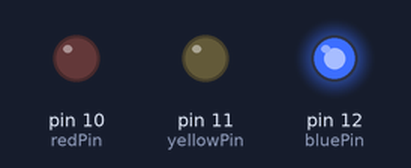
Recording of a sketch running on a simulated Arduino Uno, built with avr-gcc and run on an emulated ATmega328P. On the bench: output pins drawn as LEDs (lit = HIGH).

Above: at 2.5 s.
At 5.2 s:
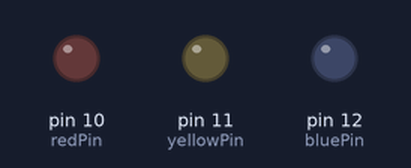
At 6.7 s:
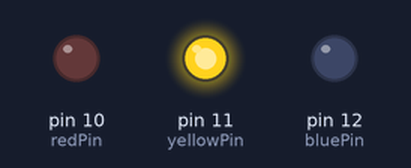
At 11.0 s:
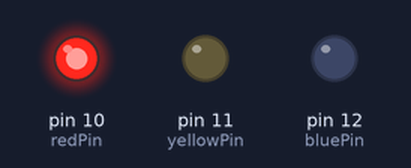
Timing chart, 0 to 17.6 s (numbered marks = the images above):
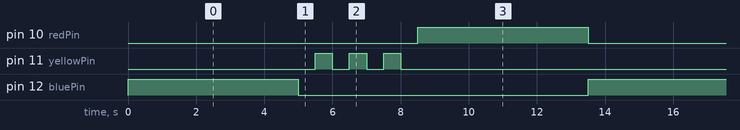

The sketch:

project_4_traffic_light.ino
```cpp
int redPin = 10;
int yellowPin = 11;
int bluePin = 12;

void setup() {
  pinMode(redPin, OUTPUT);
  pinMode(yellowPin, OUTPUT);
  pinMode(bluePin, OUTPUT);
}

void loop() {
  digitalWrite(bluePin, HIGH); // turn on blue LED
  delay(5000);
  digitalWrite(bluePin, LOW); // turn off blue LED

  for (int i = 0; i < 3; i++) // blink yellow LED 3 times
  {
    delay(500);
    digitalWrite(yellowPin, HIGH);
    delay(500);
    digitalWrite(yellowPin, LOW);
  }
  delay(500);

  digitalWrite(redPin, HIGH);
  delay(5000);
  digitalWrite(redPin, LOW);
}
```

Measured:
- by itself, pin 10 (redPin), pin 12 (bluePin): alternates HIGH for 5.0 s and LOW for 8.5 s
- by itself, pin 11 (yellowPin): repeats every 13.5 s: 2 × (LOW 0.50 s, HIGH 0.50 s), LOW 11.0 s, HIGH 0.50 s
- by itself, everything shown: repeats every 13.5 s, in 10 steps
